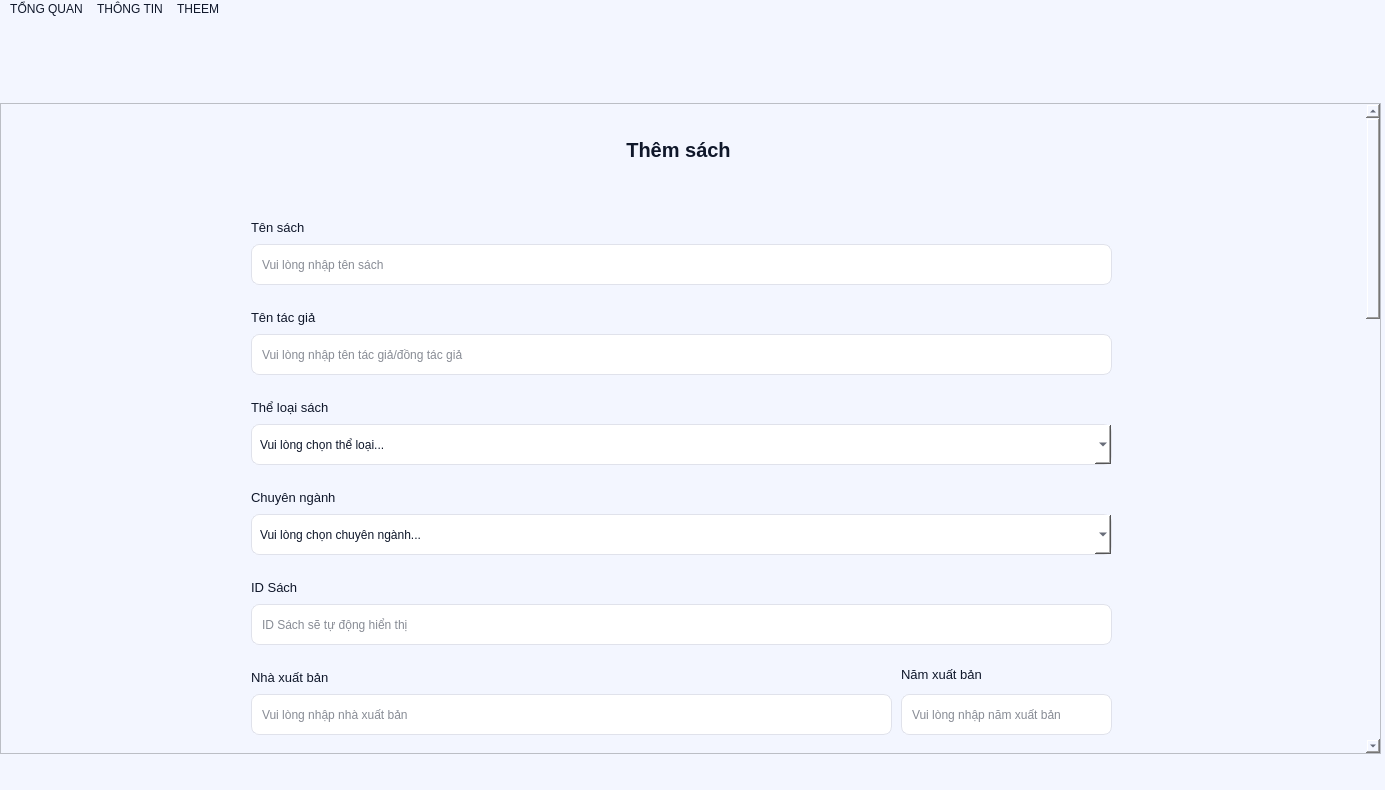
<?xml version="1.0" encoding="UTF-8"?>
<ui version="4.0">
 <class>admin_show</class>
 <widget class="QMainWindow" name="admin_show">
  <property name="geometry">
   <rect>
    <x>0</x>
    <y>0</y>
    <width>1385</width>
    <height>790</height>
   </rect>
  </property>
  <property name="palette">
   <palette>
    <active>
     <colorrole role="WindowText">
      <brush brushstyle="SolidPattern">
       <color alpha="255">
        <red>69</red>
        <green>104</green>
        <blue>173</blue>
       </color>
      </brush>
     </colorrole>
     <colorrole role="Button">
      <brush brushstyle="SolidPattern">
       <color alpha="255">
        <red>243</red>
        <green>246</green>
        <blue>255</blue>
       </color>
      </brush>
     </colorrole>
     <colorrole role="Text">
      <brush brushstyle="SolidPattern">
       <color alpha="255">
        <red>69</red>
        <green>104</green>
        <blue>173</blue>
       </color>
      </brush>
     </colorrole>
     <colorrole role="ButtonText">
      <brush brushstyle="SolidPattern">
       <color alpha="255">
        <red>69</red>
        <green>104</green>
        <blue>173</blue>
       </color>
      </brush>
     </colorrole>
     <colorrole role="Base">
      <brush brushstyle="SolidPattern">
       <color alpha="255">
        <red>243</red>
        <green>246</green>
        <blue>255</blue>
       </color>
      </brush>
     </colorrole>
     <colorrole role="Window">
      <brush brushstyle="SolidPattern">
       <color alpha="255">
        <red>243</red>
        <green>246</green>
        <blue>255</blue>
       </color>
      </brush>
     </colorrole>
     <colorrole role="HighlightedText">
      <brush brushstyle="SolidPattern">
       <color alpha="255">
        <red>170</red>
        <green>191</green>
        <blue>255</blue>
       </color>
      </brush>
     </colorrole>
     <colorrole role="PlaceholderText">
      <brush brushstyle="SolidPattern">
       <color alpha="128">
        <red>69</red>
        <green>104</green>
        <blue>173</blue>
       </color>
      </brush>
     </colorrole>
    </active>
    <inactive>
     <colorrole role="WindowText">
      <brush brushstyle="SolidPattern">
       <color alpha="255">
        <red>69</red>
        <green>104</green>
        <blue>173</blue>
       </color>
      </brush>
     </colorrole>
     <colorrole role="Button">
      <brush brushstyle="SolidPattern">
       <color alpha="255">
        <red>243</red>
        <green>246</green>
        <blue>255</blue>
       </color>
      </brush>
     </colorrole>
     <colorrole role="Text">
      <brush brushstyle="SolidPattern">
       <color alpha="255">
        <red>69</red>
        <green>104</green>
        <blue>173</blue>
       </color>
      </brush>
     </colorrole>
     <colorrole role="ButtonText">
      <brush brushstyle="SolidPattern">
       <color alpha="255">
        <red>69</red>
        <green>104</green>
        <blue>173</blue>
       </color>
      </brush>
     </colorrole>
     <colorrole role="Base">
      <brush brushstyle="SolidPattern">
       <color alpha="255">
        <red>243</red>
        <green>246</green>
        <blue>255</blue>
       </color>
      </brush>
     </colorrole>
     <colorrole role="Window">
      <brush brushstyle="SolidPattern">
       <color alpha="255">
        <red>243</red>
        <green>246</green>
        <blue>255</blue>
       </color>
      </brush>
     </colorrole>
     <colorrole role="HighlightedText">
      <brush brushstyle="SolidPattern">
       <color alpha="255">
        <red>170</red>
        <green>191</green>
        <blue>255</blue>
       </color>
      </brush>
     </colorrole>
     <colorrole role="PlaceholderText">
      <brush brushstyle="SolidPattern">
       <color alpha="128">
        <red>69</red>
        <green>104</green>
        <blue>173</blue>
       </color>
      </brush>
     </colorrole>
    </inactive>
    <disabled>
     <colorrole role="WindowText">
      <brush brushstyle="SolidPattern">
       <color alpha="255">
        <red>69</red>
        <green>104</green>
        <blue>173</blue>
       </color>
      </brush>
     </colorrole>
     <colorrole role="Button">
      <brush brushstyle="SolidPattern">
       <color alpha="255">
        <red>243</red>
        <green>246</green>
        <blue>255</blue>
       </color>
      </brush>
     </colorrole>
     <colorrole role="Text">
      <brush brushstyle="SolidPattern">
       <color alpha="255">
        <red>69</red>
        <green>104</green>
        <blue>173</blue>
       </color>
      </brush>
     </colorrole>
     <colorrole role="ButtonText">
      <brush brushstyle="SolidPattern">
       <color alpha="255">
        <red>69</red>
        <green>104</green>
        <blue>173</blue>
       </color>
      </brush>
     </colorrole>
     <colorrole role="Base">
      <brush brushstyle="SolidPattern">
       <color alpha="255">
        <red>243</red>
        <green>246</green>
        <blue>255</blue>
       </color>
      </brush>
     </colorrole>
     <colorrole role="Window">
      <brush brushstyle="SolidPattern">
       <color alpha="255">
        <red>243</red>
        <green>246</green>
        <blue>255</blue>
       </color>
      </brush>
     </colorrole>
     <colorrole role="HighlightedText">
      <brush brushstyle="SolidPattern">
       <color alpha="255">
        <red>170</red>
        <green>191</green>
        <blue>255</blue>
       </color>
      </brush>
     </colorrole>
     <colorrole role="PlaceholderText">
      <brush brushstyle="SolidPattern">
       <color alpha="128">
        <red>69</red>
        <green>104</green>
        <blue>173</blue>
       </color>
      </brush>
     </colorrole>
    </disabled>
   </palette>
  </property>
  <property name="font">
   <font>
    <fontweight>Thin</fontweight>
   </font>
  </property>
  <property name="windowTitle">
   <string>MainWindow</string>
  </property>
  <property name="styleSheet">
   <string notr="true">
QWidget { background: #f3f6ff; color: #0f172a; }


QLineEdit, QComboBox, QSpinBox, QDateEdit {
  background: #ffffff;
  color: #0f172a;
  border: 1px solid #e0e2eb;
  border-radius: 8px;
  padding: 6px 8px;
}
QLineEdit:focus, QComboBox:focus, QSpinBox:focus, QDateEdit:focus {
  border-color: #617fb9;            
  outline: none;
}


QPushButton {
  background: #ffffff;
  color: #4568ad;
  border: 2px solid #4568ad;
  border-radius: 8px;
}
QPushButton:hover   { background: #e9ecf5; border-color: #3e5e9c; }
QPushButton:pressed { background: #d6d8e0; border-color: #37538a; }
QPushButton:disabled{
  background: #f1f3f9; color: #9aa0a6; border-color: #e0e2eb;
}

QPushButton#primaryBtn { background:#4568ad; color:#fff; border-color:#4568ad; }
QPushButton#primaryBtn:hover   { background:#3e5e9c; }
QPushButton#primaryBtn:pressed { background:#37538a; }

QTableView {
  background: #ffffff;
  alternate-background-color: #e9ecf5;
  gridline-color: #e0e2eb;
  selection-background-color: #4568ad;
  selection-color: #ffffff;
}


QToolTip {
  color: #ffffff;
  background: #1f2937;
  border: 1px solid #0b1220;
  border-radius: 8px;
  padding: 6px;
}
</string>
  </property>
  <widget class="QWidget" name="centralwidget">
   <widget class="QScrollArea" name="vung_hien_thi_admin">
    <property name="geometry">
     <rect>
      <x>0</x>
      <y>84</y>
      <width>1381</width>
      <height>651</height>
     </rect>
    </property>
    <property name="widgetResizable">
     <bool>true</bool>
    </property>
    <widget class="QWidget" name="scrollAreaWidgetContents_2">
     <property name="geometry">
      <rect>
       <x>0</x>
       <y>-939</y>
       <width>1362</width>
       <height>2000</height>
      </rect>
     </property>
     <property name="sizePolicy">
      <sizepolicy hsizetype="Preferred" vsizetype="Preferred">
       <horstretch>0</horstretch>
       <verstretch>0</verstretch>
      </sizepolicy>
     </property>
     <property name="minimumSize">
      <size>
       <width>1361</width>
       <height>2000</height>
      </size>
     </property>
     <widget class="QStackedWidget" name="vung_hien_thi_chinh_admin">
      <property name="geometry">
       <rect>
        <x>0</x>
        <y>0</y>
        <width>1357</width>
        <height>2000</height>
       </rect>
      </property>
      <property name="styleSheet">
       <string notr="true">QLineEdit{
background-color: rgb(255, 255, 255);
}</string>
      </property>
      <property name="currentIndex">
       <number>0</number>
      </property>
      <widget class="QWidget" name="page_them_sach">
       <widget class="QLabel" name="ten_sach_layout">
        <property name="geometry">
         <rect>
          <x>250</x>
          <y>100</y>
          <width>91</width>
          <height>31</height>
         </rect>
        </property>
        <property name="font">
         <font>
          <pointsize>10</pointsize>
         </font>
        </property>
        <property name="text">
         <string>Tên sách</string>
        </property>
        <property name="alignment">
         <set>Qt::AlignmentFlag::AlignBottom|Qt::AlignmentFlag::AlignLeading|Qt::AlignmentFlag::AlignLeft</set>
        </property>
       </widget>
       <widget class="QLineEdit" name="ten_sach_input">
        <property name="geometry">
         <rect>
          <x>250</x>
          <y>140</y>
          <width>861</width>
          <height>41</height>
         </rect>
        </property>
        <property name="placeholderText">
         <string>Vui lòng nhập tên sách</string>
        </property>
       </widget>
       <widget class="QLabel" name="them_sach_layout">
        <property name="geometry">
         <rect>
          <x>572</x>
          <y>20</y>
          <width>211</width>
          <height>51</height>
         </rect>
        </property>
        <property name="font">
         <font>
          <pointsize>15</pointsize>
          <bold>true</bold>
         </font>
        </property>
        <property name="text">
         <string>Thêm sách</string>
        </property>
        <property name="alignment">
         <set>Qt::AlignmentFlag::AlignCenter</set>
        </property>
       </widget>
       <widget class="QLineEdit" name="tac_gia_input">
        <property name="geometry">
         <rect>
          <x>250</x>
          <y>230</y>
          <width>861</width>
          <height>41</height>
         </rect>
        </property>
        <property name="placeholderText">
         <string>Vui lòng nhập tên tác giả/đồng tác giả</string>
        </property>
       </widget>
       <widget class="QLabel" name="tac_gia_layout">
        <property name="geometry">
         <rect>
          <x>250</x>
          <y>190</y>
          <width>91</width>
          <height>31</height>
         </rect>
        </property>
        <property name="font">
         <font>
          <pointsize>10</pointsize>
         </font>
        </property>
        <property name="text">
         <string>Tên tác giả</string>
        </property>
        <property name="alignment">
         <set>Qt::AlignmentFlag::AlignBottom|Qt::AlignmentFlag::AlignLeading|Qt::AlignmentFlag::AlignLeft</set>
        </property>
       </widget>
       <widget class="QLabel" name="the_loai_layout">
        <property name="geometry">
         <rect>
          <x>250</x>
          <y>280</y>
          <width>141</width>
          <height>31</height>
         </rect>
        </property>
        <property name="font">
         <font>
          <pointsize>10</pointsize>
         </font>
        </property>
        <property name="text">
         <string>Thể loại sách</string>
        </property>
        <property name="alignment">
         <set>Qt::AlignmentFlag::AlignBottom|Qt::AlignmentFlag::AlignLeading|Qt::AlignmentFlag::AlignLeft</set>
        </property>
       </widget>
       <widget class="QComboBox" name="the_loai_sach_input">
        <property name="geometry">
         <rect>
          <x>250</x>
          <y>320</y>
          <width>861</width>
          <height>41</height>
         </rect>
        </property>
        <property name="font">
         <font>
          <pointsize>9</pointsize>
         </font>
        </property>
        <property name="placeholderText">
         <string/>
        </property>
        <item>
         <property name="text">
          <string>Vui lòng chọn thể loại...</string>
         </property>
        </item>
        <item>
         <property name="text">
          <string>Sách giáo trình &amp; Tài liệu học tập</string>
         </property>
        </item>
        <item>
         <property name="text">
          <string>Sách chuyên ngành</string>
         </property>
        </item>
        <item>
         <property name="text">
          <string>Sách tham khảo ngoại văn</string>
         </property>
        </item>
        <item>
         <property name="text">
          <string>Luận văn - Khóa luận - báo cáo</string>
         </property>
        </item>
        <item>
         <property name="text">
          <string>Tài liệu phổ thông - bổ trợ</string>
         </property>
        </item>
        <item>
         <property name="text">
          <string>Báo - Tạp chí - ấn phẩm định kỳ</string>
         </property>
        </item>
        <item>
         <property name="text">
          <string>Sách kỹ năng mềm</string>
         </property>
        </item>
        <item>
         <property name="text">
          <string>Khác...</string>
         </property>
        </item>
       </widget>
       <widget class="QLineEdit" name="nha_xuat_ban_input">
        <property name="geometry">
         <rect>
          <x>250</x>
          <y>590</y>
          <width>641</width>
          <height>41</height>
         </rect>
        </property>
        <property name="placeholderText">
         <string>Vui lòng nhập nhà xuất bản</string>
        </property>
       </widget>
       <widget class="QLabel" name="nha_xuat_ban_layout">
        <property name="geometry">
         <rect>
          <x>250</x>
          <y>550</y>
          <width>121</width>
          <height>31</height>
         </rect>
        </property>
        <property name="font">
         <font>
          <pointsize>10</pointsize>
         </font>
        </property>
        <property name="text">
         <string>Nhà xuất bản</string>
        </property>
        <property name="alignment">
         <set>Qt::AlignmentFlag::AlignBottom|Qt::AlignmentFlag::AlignLeading|Qt::AlignmentFlag::AlignLeft</set>
        </property>
       </widget>
       <widget class="QLineEdit" name="nam_xuat_ban_input">
        <property name="geometry">
         <rect>
          <x>900</x>
          <y>590</y>
          <width>211</width>
          <height>41</height>
         </rect>
        </property>
        <property name="placeholderText">
         <string>Vui lòng nhập năm xuất bản</string>
        </property>
       </widget>
       <widget class="QLabel" name="nam_xuat_ban_layout">
        <property name="geometry">
         <rect>
          <x>900</x>
          <y>560</y>
          <width>121</width>
          <height>20</height>
         </rect>
        </property>
        <property name="font">
         <font>
          <pointsize>10</pointsize>
         </font>
        </property>
        <property name="text">
         <string>Năm xuất bản</string>
        </property>
       </widget>
       <widget class="QLineEdit" name="so_trang_input">
        <property name="geometry">
         <rect>
          <x>250</x>
          <y>680</y>
          <width>161</width>
          <height>41</height>
         </rect>
        </property>
        <property name="placeholderText">
         <string>Vui lòng nhập số trang</string>
        </property>
       </widget>
       <widget class="QLabel" name="so_trang_layout">
        <property name="geometry">
         <rect>
          <x>250</x>
          <y>640</y>
          <width>91</width>
          <height>31</height>
         </rect>
        </property>
        <property name="font">
         <font>
          <pointsize>10</pointsize>
         </font>
        </property>
        <property name="text">
         <string>Số trang</string>
        </property>
        <property name="alignment">
         <set>Qt::AlignmentFlag::AlignBottom|Qt::AlignmentFlag::AlignLeading|Qt::AlignmentFlag::AlignLeft</set>
        </property>
       </widget>
       <widget class="QLineEdit" name="ISBN_input">
        <property name="geometry">
         <rect>
          <x>430</x>
          <y>680</y>
          <width>681</width>
          <height>41</height>
         </rect>
        </property>
        <property name="placeholderText">
         <string>Nhập mã số sách quốc tế (nếu có)</string>
        </property>
       </widget>
       <widget class="QLabel" name="ISBN_layout">
        <property name="geometry">
         <rect>
          <x>430</x>
          <y>640</y>
          <width>91</width>
          <height>31</height>
         </rect>
        </property>
        <property name="font">
         <font>
          <pointsize>10</pointsize>
         </font>
        </property>
        <property name="text">
         <string>Số ISBN</string>
        </property>
        <property name="alignment">
         <set>Qt::AlignmentFlag::AlignBottom|Qt::AlignmentFlag::AlignLeading|Qt::AlignmentFlag::AlignLeft</set>
        </property>
       </widget>
       <widget class="QLineEdit" name="language_input">
        <property name="geometry">
         <rect>
          <x>250</x>
          <y>770</y>
          <width>861</width>
          <height>41</height>
         </rect>
        </property>
        <property name="placeholderText">
         <string>Vui lòng nhập ngôn ngữ</string>
        </property>
       </widget>
       <widget class="QLabel" name="language_layout">
        <property name="geometry">
         <rect>
          <x>250</x>
          <y>730</y>
          <width>91</width>
          <height>31</height>
         </rect>
        </property>
        <property name="font">
         <font>
          <pointsize>10</pointsize>
         </font>
        </property>
        <property name="text">
         <string>Ngôn ngữ</string>
        </property>
        <property name="alignment">
         <set>Qt::AlignmentFlag::AlignBottom|Qt::AlignmentFlag::AlignLeading|Qt::AlignmentFlag::AlignLeft</set>
        </property>
       </widget>
       <widget class="QLineEdit" name="chu_de_input">
        <property name="geometry">
         <rect>
          <x>250</x>
          <y>860</y>
          <width>861</width>
          <height>41</height>
         </rect>
        </property>
        <property name="placeholderText">
         <string>Vui lòng nhập lĩnh vực, nội dung chính</string>
        </property>
       </widget>
       <widget class="QLabel" name="chu_de_layout">
        <property name="geometry">
         <rect>
          <x>250</x>
          <y>820</y>
          <width>141</width>
          <height>31</height>
         </rect>
        </property>
        <property name="font">
         <font>
          <pointsize>10</pointsize>
         </font>
        </property>
        <property name="text">
         <string>Chủ đề/Từ khóa</string>
        </property>
        <property name="alignment">
         <set>Qt::AlignmentFlag::AlignBottom|Qt::AlignmentFlag::AlignLeading|Qt::AlignmentFlag::AlignLeft</set>
        </property>
       </widget>
       <widget class="QLabel" name="chuyen_nganh_layout">
        <property name="geometry">
         <rect>
          <x>250</x>
          <y>370</y>
          <width>131</width>
          <height>31</height>
         </rect>
        </property>
        <property name="font">
         <font>
          <pointsize>10</pointsize>
         </font>
        </property>
        <property name="text">
         <string>Chuyên ngành </string>
        </property>
        <property name="alignment">
         <set>Qt::AlignmentFlag::AlignBottom|Qt::AlignmentFlag::AlignLeading|Qt::AlignmentFlag::AlignLeft</set>
        </property>
       </widget>
       <widget class="QLabel" name="tom_tat_layout">
        <property name="geometry">
         <rect>
          <x>250</x>
          <y>910</y>
          <width>91</width>
          <height>31</height>
         </rect>
        </property>
        <property name="font">
         <font>
          <pointsize>10</pointsize>
         </font>
        </property>
        <property name="text">
         <string>Tóm tắt</string>
        </property>
        <property name="alignment">
         <set>Qt::AlignmentFlag::AlignBottom|Qt::AlignmentFlag::AlignLeading|Qt::AlignmentFlag::AlignLeft</set>
        </property>
       </widget>
       <widget class="QPlainTextEdit" name="tom_tat_input">
        <property name="geometry">
         <rect>
          <x>250</x>
          <y>950</y>
          <width>861</width>
          <height>131</height>
         </rect>
        </property>
        <property name="styleSheet">
         <string notr="true">background-color: rgb(255, 255, 255);</string>
        </property>
        <property name="placeholderText">
         <string>Nhập nội dung ngắn gọn của sách</string>
        </property>
       </widget>
       <widget class="QLineEdit" name="don_gia_input">
        <property name="geometry">
         <rect>
          <x>250</x>
          <y>1130</y>
          <width>861</width>
          <height>41</height>
         </rect>
        </property>
        <property name="placeholderText">
         <string>Nhập giá tiền (nếu có)</string>
        </property>
       </widget>
       <widget class="QLabel" name="don_gia_layout">
        <property name="geometry">
         <rect>
          <x>250</x>
          <y>1090</y>
          <width>121</width>
          <height>31</height>
         </rect>
        </property>
        <property name="font">
         <font>
          <pointsize>10</pointsize>
         </font>
        </property>
        <property name="text">
         <string>Nhập đơn giá</string>
        </property>
        <property name="alignment">
         <set>Qt::AlignmentFlag::AlignBottom|Qt::AlignmentFlag::AlignLeading|Qt::AlignmentFlag::AlignLeft</set>
        </property>
       </widget>
       <widget class="QLabel" name="link_png_name">
        <property name="geometry">
         <rect>
          <x>250</x>
          <y>1180</y>
          <width>231</width>
          <height>31</height>
         </rect>
        </property>
        <property name="font">
         <font>
          <pointsize>10</pointsize>
         </font>
        </property>
        <property name="text">
         <string>Nhập hình ảnh sách</string>
        </property>
        <property name="alignment">
         <set>Qt::AlignmentFlag::AlignBottom|Qt::AlignmentFlag::AlignLeading|Qt::AlignmentFlag::AlignLeft</set>
        </property>
       </widget>
       <widget class="QLabel" name="link_pdf_name">
        <property name="geometry">
         <rect>
          <x>250</x>
          <y>1260</y>
          <width>221</width>
          <height>31</height>
         </rect>
        </property>
        <property name="font">
         <font>
          <pointsize>10</pointsize>
         </font>
        </property>
        <property name="text">
         <string>Nhập file PDF</string>
        </property>
        <property name="alignment">
         <set>Qt::AlignmentFlag::AlignBottom|Qt::AlignmentFlag::AlignLeading|Qt::AlignmentFlag::AlignLeft</set>
        </property>
       </widget>
       <widget class="QPushButton" name="them_button">
        <property name="geometry">
         <rect>
          <x>609</x>
          <y>1370</y>
          <width>141</width>
          <height>41</height>
         </rect>
        </property>
        <property name="font">
         <font>
          <pointsize>14</pointsize>
          <bold>true</bold>
         </font>
        </property>
        <property name="text">
         <string>THÊM</string>
        </property>
       </widget>
       <widget class="QComboBox" name="chuyen_nganh_input">
        <property name="geometry">
         <rect>
          <x>250</x>
          <y>410</y>
          <width>861</width>
          <height>41</height>
         </rect>
        </property>
        <property name="font">
         <font>
          <pointsize>9</pointsize>
         </font>
        </property>
        <item>
         <property name="text">
          <string>Vui lòng chọn chuyên ngành...</string>
         </property>
        </item>
        <item>
         <property name="text">
          <string>Máy tính và công nghệ thông tin</string>
         </property>
        </item>
        <item>
         <property name="text">
          <string>Khoa học sự sống</string>
         </property>
        </item>
        <item>
         <property name="text">
          <string>Công nghệ kỹ thuật</string>
         </property>
        </item>
        <item>
         <property name="text">
          <string>Kỹ thuật </string>
         </property>
        </item>
        <item>
         <property name="text">
          <string>Sản xuất và chế biến</string>
         </property>
        </item>
        <item>
         <property name="text">
          <string>Kiến trúc và xây dựng</string>
         </property>
        </item>
        <item>
         <property name="text">
          <string>Môi trường và bảo vệ môi trường</string>
         </property>
        </item>
        <item>
         <property name="text">
          <string>Khác...</string>
         </property>
        </item>
        <item>
         <property name="text">
          <string/>
         </property>
        </item>
       </widget>
       <widget class="QLabel" name="ID_Sach_layout">
        <property name="geometry">
         <rect>
          <x>250</x>
          <y>460</y>
          <width>91</width>
          <height>31</height>
         </rect>
        </property>
        <property name="font">
         <font>
          <pointsize>10</pointsize>
         </font>
        </property>
        <property name="text">
         <string>ID Sách</string>
        </property>
        <property name="alignment">
         <set>Qt::AlignmentFlag::AlignBottom|Qt::AlignmentFlag::AlignLeading|Qt::AlignmentFlag::AlignLeft</set>
        </property>
       </widget>
       <widget class="QLineEdit" name="ID_Sach_input">
        <property name="geometry">
         <rect>
          <x>250</x>
          <y>500</y>
          <width>861</width>
          <height>41</height>
         </rect>
        </property>
        <property name="text">
         <string/>
        </property>
        <property name="placeholderText">
         <string>ID Sách sẽ tự động hiển thị</string>
        </property>
       </widget>
       <widget class="QPushButton" name="link_png_button">
        <property name="geometry">
         <rect>
          <x>250</x>
          <y>1220</y>
          <width>111</width>
          <height>31</height>
         </rect>
        </property>
        <property name="font">
         <font>
          <pointsize>10</pointsize>
         </font>
        </property>
        <property name="text">
         <string>Chọn file...</string>
        </property>
       </widget>
       <widget class="QLabel" name="link_png_layout">
        <property name="geometry">
         <rect>
          <x>370</x>
          <y>1220</y>
          <width>731</width>
          <height>31</height>
         </rect>
        </property>
        <property name="text">
         <string/>
        </property>
       </widget>
       <widget class="QLabel" name="link_pdf_layout">
        <property name="geometry">
         <rect>
          <x>370</x>
          <y>1300</y>
          <width>731</width>
          <height>31</height>
         </rect>
        </property>
        <property name="text">
         <string/>
        </property>
       </widget>
       <widget class="QPushButton" name="link_pdf_button">
        <property name="geometry">
         <rect>
          <x>250</x>
          <y>1300</y>
          <width>111</width>
          <height>31</height>
         </rect>
        </property>
        <property name="font">
         <font>
          <pointsize>10</pointsize>
         </font>
        </property>
        <property name="text">
         <string>Chọn file...</string>
        </property>
       </widget>
       <zorder>ten_sach_layout</zorder>
       <zorder>ten_sach_input</zorder>
       <zorder>them_sach_layout</zorder>
       <zorder>tac_gia_layout</zorder>
       <zorder>the_loai_layout</zorder>
       <zorder>the_loai_sach_input</zorder>
       <zorder>nha_xuat_ban_input</zorder>
       <zorder>nha_xuat_ban_layout</zorder>
       <zorder>nam_xuat_ban_input</zorder>
       <zorder>nam_xuat_ban_layout</zorder>
       <zorder>so_trang_layout</zorder>
       <zorder>ISBN_input</zorder>
       <zorder>ISBN_layout</zorder>
       <zorder>tac_gia_input</zorder>
       <zorder>so_trang_input</zorder>
       <zorder>language_input</zorder>
       <zorder>language_layout</zorder>
       <zorder>chu_de_input</zorder>
       <zorder>chu_de_layout</zorder>
       <zorder>chuyen_nganh_layout</zorder>
       <zorder>tom_tat_layout</zorder>
       <zorder>tom_tat_input</zorder>
       <zorder>don_gia_input</zorder>
       <zorder>don_gia_layout</zorder>
       <zorder>link_png_name</zorder>
       <zorder>link_pdf_name</zorder>
       <zorder>them_button</zorder>
       <zorder>chuyen_nganh_input</zorder>
       <zorder>ID_Sach_layout</zorder>
       <zorder>ID_Sach_input</zorder>
       <zorder>link_png_button</zorder>
       <zorder>link_png_layout</zorder>
       <zorder>link_pdf_layout</zorder>
       <zorder>link_pdf_button</zorder>
      </widget>
      <widget class="QWidget" name="page_4">
       <widget class="QWidget" name="verticalLayoutWidget">
        <property name="geometry">
         <rect>
          <x>10</x>
          <y>59</y>
          <width>1341</width>
          <height>571</height>
         </rect>
        </property>
        <layout class="QVBoxLayout" name="verticalLayout">
         <property name="sizeConstraint">
          <enum>QLayout::SizeConstraint::SetFixedSize</enum>
         </property>
         <item>
          <layout class="QVBoxLayout" name="verticalLayout_2">
           <property name="sizeConstraint">
            <enum>QLayout::SizeConstraint::SetDefaultConstraint</enum>
           </property>
           <item>
            <layout class="QHBoxLayout" name="horizontalLayout">
             <item>
              <widget class="QComboBox" name="comboBox_2">
               <item>
                <property name="text">
                 <string>ID Sách</string>
                </property>
               </item>
              </widget>
             </item>
             <item>
              <widget class="QComboBox" name="comboBox_4">
               <item>
                <property name="text">
                 <string>Tên sách</string>
                </property>
               </item>
              </widget>
             </item>
             <item>
              <widget class="QComboBox" name="comboBox_3"/>
             </item>
             <item>
              <widget class="QComboBox" name="comboBox"/>
             </item>
            </layout>
           </item>
          </layout>
         </item>
         <item>
          <widget class="QTableWidget" name="tableWidget">
           <property name="maximumSize">
            <size>
             <width>16777215</width>
             <height>16777</height>
            </size>
           </property>
          </widget>
         </item>
        </layout>
       </widget>
      </widget>
     </widget>
    </widget>
   </widget>
  </widget>
  <widget class="QMenuBar" name="menubar">
   <property name="geometry">
    <rect>
     <x>0</x>
     <y>0</y>
     <width>1385</width>
     <height>25</height>
    </rect>
   </property>
   <widget class="QMenu" name="menu_thong_tin">
    <property name="title">
     <string>THÔNG TIN</string>
    </property>
    <addaction name="actionTHONG_TIN_SACH"/>
    <addaction name="actionTHONG_TIN_NGUOI_DUNG"/>
   </widget>
   <widget class="QMenu" name="menu_them">
    <property name="title">
     <string>THEEM</string>
    </property>
    <addaction name="action_them_sach"/>
    <addaction name="action_them_quan_tri"/>
    <addaction name="action_them_nguoi_dung"/>
   </widget>
   <widget class="QMenu" name="menuT_NG_QUAN">
    <property name="title">
     <string>TỔNG QUAN</string>
    </property>
   </widget>
   <addaction name="menuT_NG_QUAN"/>
   <addaction name="menu_thong_tin"/>
   <addaction name="menu_them"/>
  </widget>
  <widget class="QStatusBar" name="statusbar"/>
  <action name="actionThem_phong">
   <property name="text">
    <string>Them phong</string>
   </property>
  </action>
  <action name="actionThem_nguoi_dung_quan_tri">
   <property name="text">
    <string>Them nguoi dung quan tri</string>
   </property>
  </action>
  <action name="actionThem_nguoi_dung">
   <property name="text">
    <string>Them nguoi dung</string>
   </property>
  </action>
  <action name="action_them_sach">
   <property name="text">
    <string>Them sach</string>
   </property>
  </action>
  <action name="action_them_quan_tri">
   <property name="text">
    <string>Them quan tri</string>
   </property>
  </action>
  <action name="action_them_nguoi_dung">
   <property name="text">
    <string>Them nguoi dung</string>
   </property>
  </action>
  <action name="actionHIHIH">
   <property name="text">
    <string>HIHIH</string>
   </property>
  </action>
  <action name="actionHAHAH">
   <property name="text">
    <string>HAHAH</string>
   </property>
  </action>
  <action name="actionHEHEHE">
   <property name="text">
    <string>HEHEHE</string>
   </property>
  </action>
  <action name="actionTHONG_TIN_SACH">
   <property name="text">
    <string>THONG TIN SACH</string>
   </property>
  </action>
  <action name="actionTHONG_TIN_NGUOI_DUNG">
   <property name="text">
    <string>THONG TIN NGUOI DUNG</string>
   </property>
  </action>
 </widget>
 <resources/>
 <connections/>
</ui>
